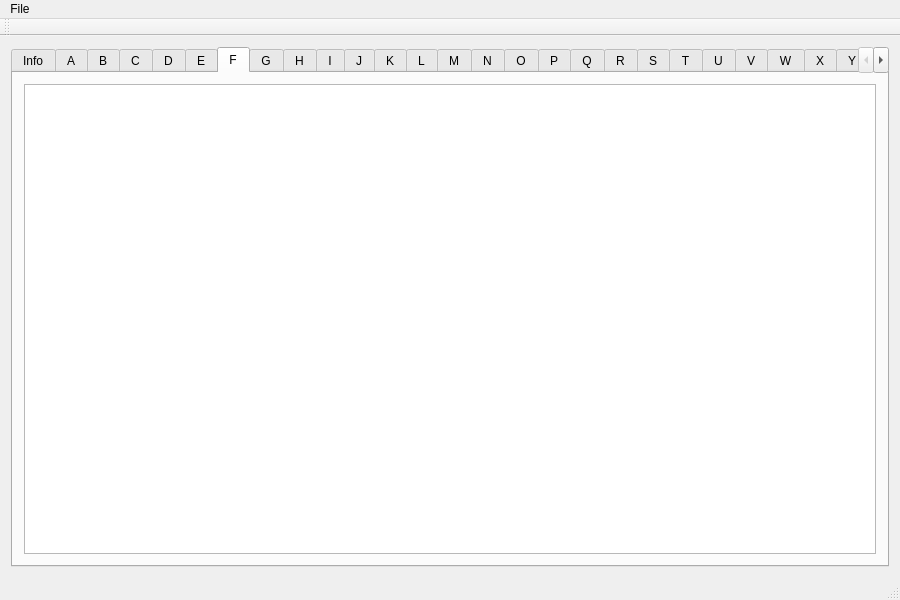
<?xml version="1.0" encoding="UTF-8"?>
<ui version="4.0">
 <class>MainWindow</class>
 <widget class="QMainWindow" name="MainWindow">
  <property name="geometry">
   <rect>
    <x>0</x>
    <y>0</y>
    <width>900</width>
    <height>600</height>
   </rect>
  </property>
  <property name="windowTitle">
   <string>Editor's Dream</string>
  </property>
  <widget class="QWidget" name="centralWidget">
   <layout class="QHBoxLayout" name="horizontalLayout">
    <item>
     <widget class="QTabWidget" name="tabWidget">
      <property name="currentIndex">
       <number>6</number>
      </property>
      <property name="documentMode">
       <bool>false</bool>
      </property>
      <widget class="QWidget" name="tab">
       <attribute name="title">
        <string>Info</string>
       </attribute>
       <layout class="QVBoxLayout" name="verticalLayout">
        <item>
         <widget class="QTextBrowser" name="textBrowser_3"/>
        </item>
       </layout>
      </widget>
      <widget class="QWidget" name="tab_2">
       <attribute name="title">
        <string>A</string>
       </attribute>
       <layout class="QVBoxLayout" name="verticalLayout_2">
        <item>
         <widget class="QTextBrowser" name="textBrowser">
          <property name="html">
           <string>&lt;!DOCTYPE HTML PUBLIC &quot;-//W3C//DTD HTML 4.0//EN&quot; &quot;http://www.w3.org/TR/REC-html40/strict.dtd&quot;&gt;
&lt;html&gt;&lt;head&gt;&lt;meta name=&quot;qrichtext&quot; content=&quot;1&quot; /&gt;&lt;style type=&quot;text/css&quot;&gt;
p, li { white-space: pre-wrap; }
&lt;/style&gt;&lt;/head&gt;&lt;body style=&quot; font-family:'MS Shell Dlg 2'; font-size:8.25pt; font-weight:400; font-style:normal;&quot;&gt;
&lt;p style=&quot; margin-top:0px; margin-bottom:0px; margin-left:0px; margin-right:0px; -qt-block-indent:0; text-indent:0px;&quot;&gt;Text Goes Here&lt;/p&gt;
&lt;p style=&quot;-qt-paragraph-type:empty; margin-top:0px; margin-bottom:0px; margin-left:0px; margin-right:0px; -qt-block-indent:0; text-indent:0px;&quot;&gt;&lt;br /&gt;&lt;/p&gt;&lt;/body&gt;&lt;/html&gt;</string>
          </property>
         </widget>
        </item>
       </layout>
      </widget>
      <widget class="QWidget" name="tab_3">
       <attribute name="title">
        <string>B</string>
       </attribute>
       <layout class="QVBoxLayout" name="verticalLayout_3">
        <item>
         <widget class="QTextBrowser" name="textBrowser_2"/>
        </item>
       </layout>
      </widget>
      <widget class="QWidget" name="tab_4">
       <attribute name="title">
        <string>C</string>
       </attribute>
       <layout class="QVBoxLayout" name="verticalLayout_4">
        <item>
         <widget class="QTextBrowser" name="textBrowser_4"/>
        </item>
       </layout>
      </widget>
      <widget class="QWidget" name="tab_5">
       <attribute name="title">
        <string>D</string>
       </attribute>
       <layout class="QVBoxLayout" name="verticalLayout_5">
        <item>
         <widget class="QTextBrowser" name="textBrowser_5"/>
        </item>
       </layout>
      </widget>
      <widget class="QWidget" name="tab_6">
       <attribute name="title">
        <string>E</string>
       </attribute>
       <layout class="QVBoxLayout" name="verticalLayout_6">
        <item>
         <widget class="QTextBrowser" name="textBrowser_6"/>
        </item>
       </layout>
      </widget>
      <widget class="QWidget" name="tab_7">
       <attribute name="title">
        <string>F</string>
       </attribute>
       <layout class="QVBoxLayout" name="verticalLayout_7">
        <item>
         <widget class="QTextBrowser" name="textBrowser_7"/>
        </item>
       </layout>
      </widget>
      <widget class="QWidget" name="tab_8">
       <attribute name="title">
        <string>G</string>
       </attribute>
      </widget>
      <widget class="QWidget" name="tab_9">
       <attribute name="title">
        <string>H</string>
       </attribute>
      </widget>
      <widget class="QWidget" name="tab_10">
       <attribute name="title">
        <string>I</string>
       </attribute>
      </widget>
      <widget class="QWidget" name="tab_11">
       <attribute name="title">
        <string>J</string>
       </attribute>
      </widget>
      <widget class="QWidget" name="tab_12">
       <attribute name="title">
        <string>K</string>
       </attribute>
      </widget>
      <widget class="QWidget" name="tab_13">
       <attribute name="title">
        <string>L</string>
       </attribute>
      </widget>
      <widget class="QWidget" name="tab_14">
       <attribute name="title">
        <string>M</string>
       </attribute>
      </widget>
      <widget class="QWidget" name="tab_15">
       <attribute name="title">
        <string>N</string>
       </attribute>
      </widget>
      <widget class="QWidget" name="tab_16">
       <attribute name="title">
        <string>O</string>
       </attribute>
      </widget>
      <widget class="QWidget" name="tab_17">
       <attribute name="title">
        <string>P</string>
       </attribute>
      </widget>
      <widget class="QWidget" name="tab_18">
       <attribute name="title">
        <string>Q</string>
       </attribute>
      </widget>
      <widget class="QWidget" name="tab_19">
       <attribute name="title">
        <string>R</string>
       </attribute>
      </widget>
      <widget class="QWidget" name="tab_20">
       <attribute name="title">
        <string>S</string>
       </attribute>
      </widget>
      <widget class="QWidget" name="tab_21">
       <attribute name="title">
        <string>T</string>
       </attribute>
      </widget>
      <widget class="QWidget" name="tab_22">
       <attribute name="title">
        <string>U</string>
       </attribute>
      </widget>
      <widget class="QWidget" name="tab_23">
       <attribute name="title">
        <string>V</string>
       </attribute>
      </widget>
      <widget class="QWidget" name="tab_24">
       <attribute name="title">
        <string>W</string>
       </attribute>
      </widget>
      <widget class="QWidget" name="tab_25">
       <attribute name="title">
        <string>X</string>
       </attribute>
      </widget>
      <widget class="QWidget" name="tab_26">
       <attribute name="title">
        <string>Y</string>
       </attribute>
      </widget>
      <widget class="QWidget" name="tab_27">
       <attribute name="title">
        <string>Z</string>
       </attribute>
      </widget>
     </widget>
    </item>
   </layout>
  </widget>
  <widget class="QMenuBar" name="menuBar">
   <property name="geometry">
    <rect>
     <x>0</x>
     <y>0</y>
     <width>900</width>
     <height>20</height>
    </rect>
   </property>
   <widget class="QMenu" name="menuFile">
    <property name="title">
     <string>File</string>
    </property>
    <addaction name="actionNew_File"/>
    <addaction name="actionSave_As"/>
    <addaction name="actionExit"/>
   </widget>
   <addaction name="menuFile"/>
  </widget>
  <widget class="QToolBar" name="mainToolBar">
   <attribute name="toolBarArea">
    <enum>TopToolBarArea</enum>
   </attribute>
   <attribute name="toolBarBreak">
    <bool>false</bool>
   </attribute>
  </widget>
  <widget class="QStatusBar" name="statusBar"/>
  <action name="actionNew_File">
   <property name="text">
    <string>Open</string>
   </property>
  </action>
  <action name="actionSave_As">
   <property name="text">
    <string>Save As</string>
   </property>
  </action>
  <action name="actionExit">
   <property name="text">
    <string>Exit</string>
   </property>
  </action>
 </widget>
 <layoutdefault spacing="6" margin="11"/>
 <resources/>
 <connections/>
</ui>
